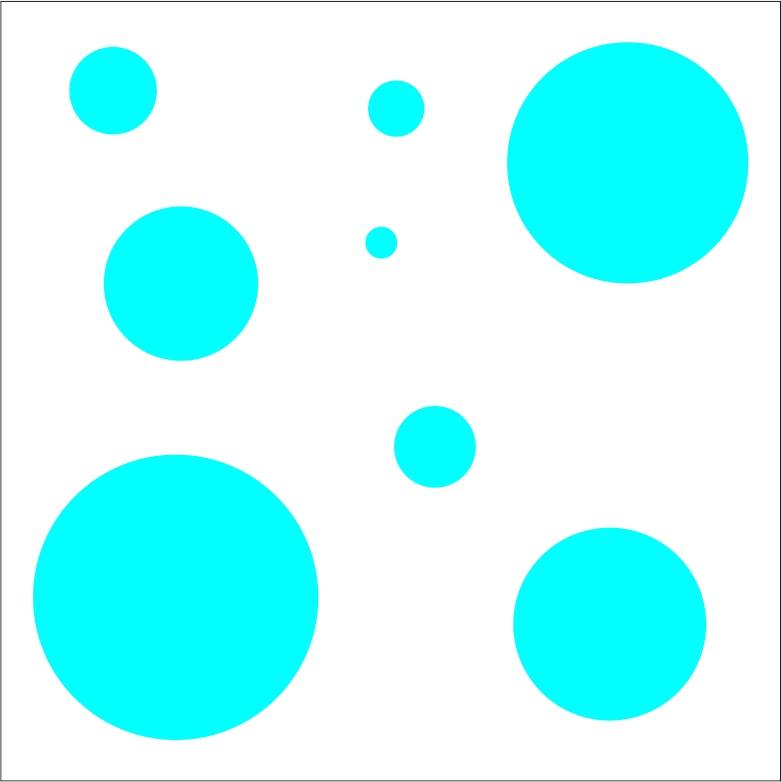
#> input picture 29/test.jpg, 781 x 782 px
$ python 29.py
#> lines starting #> are read from the running program, lines starting #| are printed output that depends on the picture; after the words box and inside, x2 and y2 are one past the last pixel; in counts of white or black regions, pixels touching at a corner belong together
import cv2
import numpy as np

image = cv2.imread('test.jpg')
#> image is the input picture: shape (782, 781, 3); mean B, G, R 253.5, 253.5, 182.3

grayscale_image = cv2.cvtColor(image, cv2.COLOR_BGR2GRAY)
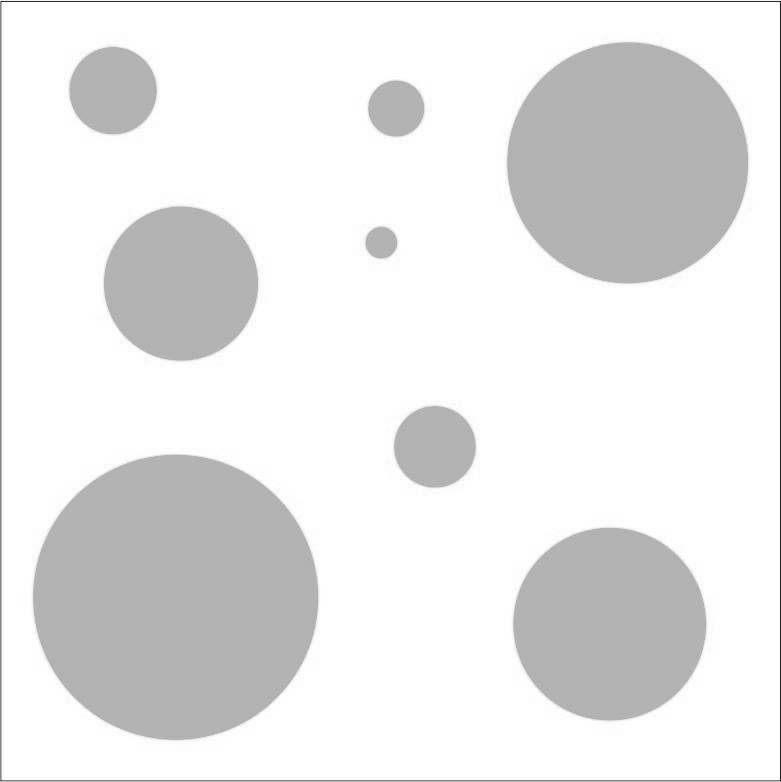
#> grayscale_image: shape (782, 781); min 17, max 255, mean 232.2

# Aplicando o hough transform. O HoughCircles em conjunto com o circles = np.uint16(np.around(circles)) serve para detectar circulos
circles = cv2.HoughCircles(grayscale_image, cv2.HOUGH_GRADIENT, 1, 60,
                           param1=150, param2=25, minRadius=0, maxRadius=0)
#> circles = [[626.5, 162.5, 120.4], [174.5, 597.5, 142.8], [181.5, 283.5, 76.3], [610.5, 624.5, 96], [112.5, 89.5, 43.5], [433.5, 446.5, 40.8], [396.5, 108.5, 28.1], [380.5, 242.5, 15.4]]
#print (circles)#test

try:
    circles = np.uint16(np.around(circles))
#> circles = [[626, 162, 120], [174, 598, 143], [182, 284, 76], [610, 624, 96], [112, 90, 44], [434, 446, 41], [396, 108, 28], [380, 242, 15]]
except AttributeError:
    print('None circles found! Try change the parameters.')
    exit()


# Create a copy of the original image to draw the circles
circles_img = np.copy(image)

# Draw all the circles found
for (x, y, radius) in circles[0, :]:
    cv2.circle(circles_img, (x, y), radius, (0, 0, 255), 2)
    cv2.circle(circles_img, (x, y), 2, (0, 255, 0), 10) #eu inseri esse exemplo de um ponto no meio do círculo, mais como aprendizado.
#> this loop made 8 passes
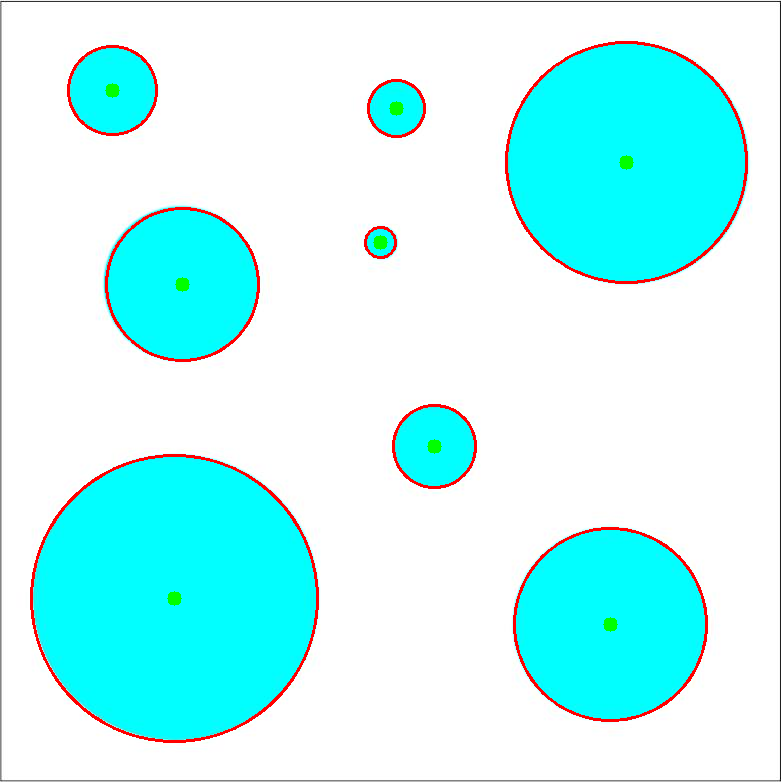
#> circles_img: shape (782, 781, 3); 1.95% of pixels changed, all inside (x1, y1, x2, y2) = (30, 41, 748, 743)
#x e y são as coordenadas do centro
#o radius é o raio
#(0, 0, 255) isso é a cor do círculo.
#o 2 do final é o tamanho da borda.


cv2.imshow('Input grayscale image', grayscale_image)

cv2.imshow('Threshold result', circles_img)
cv2.waitKey(0)

$ run again, with 29/image.png saved as 29/test.jpg
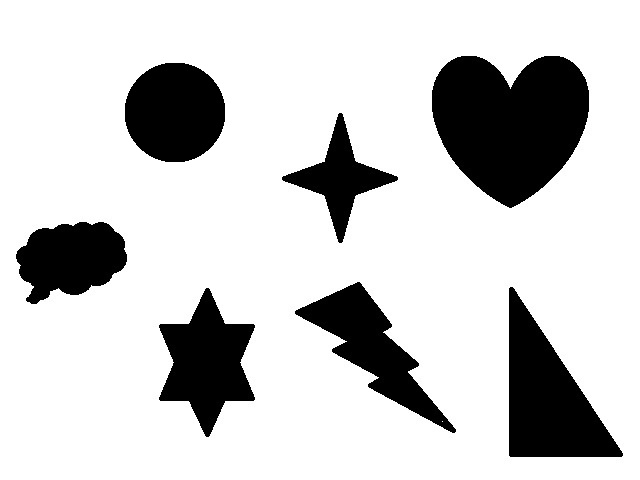
#> input picture 29/image.png, 640 x 480 px
#> image is the input picture: shape (480, 640, 3); min 0, max 255, mean 204.2
#> `circles = cv2.HoughCircles(grayscale_image, cv2.HOUGH_GRADIENT, 1, 60,..`: circles = [[173.5, 113.5, 51.9]]
#> `circles = np.uint16(np.around(circles))`: circles = [[174, 114, 52]]
#> the loop `for (x, y, radius) in circles[0, :]:` made 1 pass
#> after the loop `for (x, y, radius) in circles[0, :]:`:
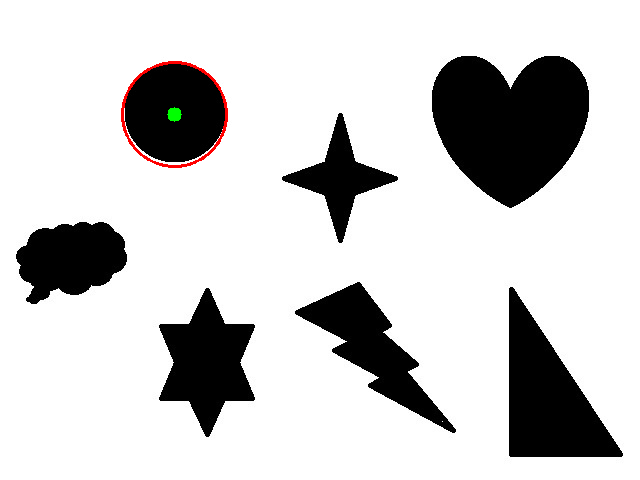
#> circles_img: shape (480, 640, 3); 0.36% of pixels changed, all inside (x1, y1, x2, y2) = (121, 61, 228, 168)
